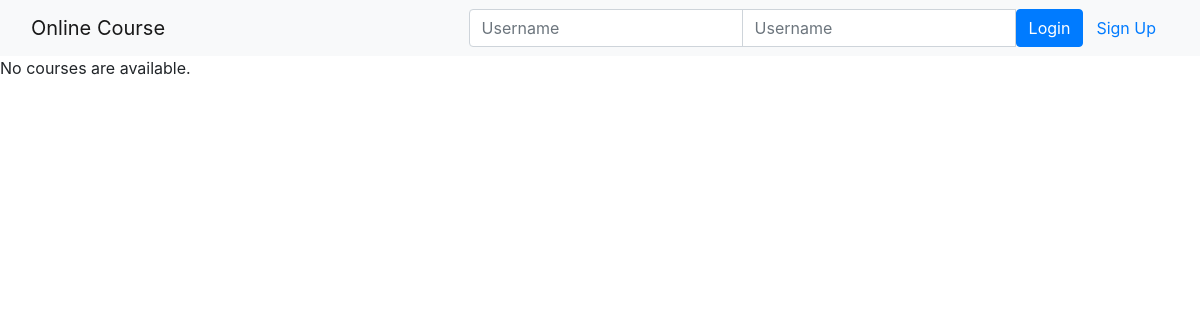
Page /onlinecourse/ on the earlier database version.
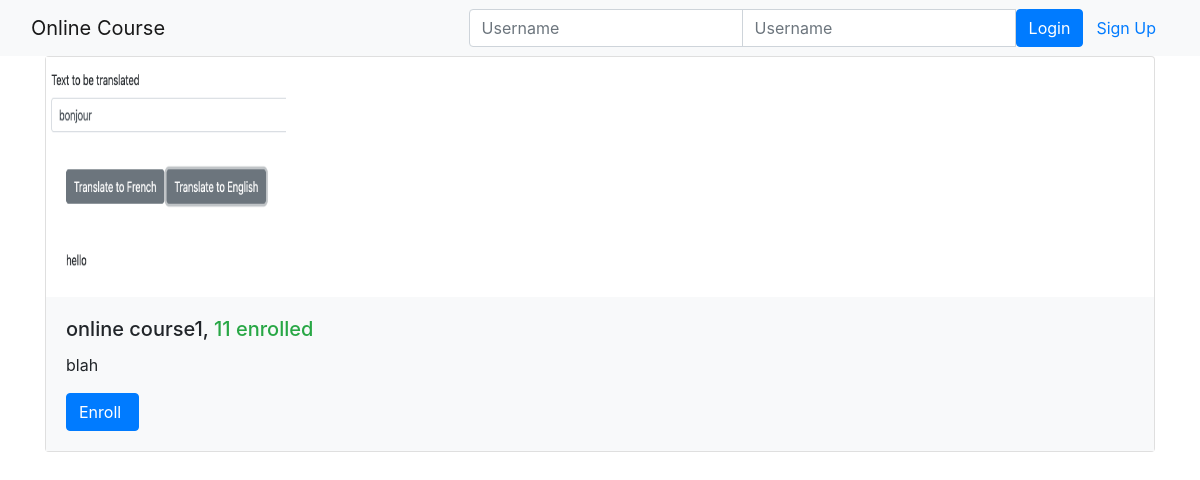
Same page on the later database version.
### onlinecourse/models.py (models this page shows, shortened)
class Course(models.Model):
    name = models.CharField(null=False, max_length=30, default='online course')
    image = models.ImageField(upload_to='course_images/')
    description = models.CharField(max_length=1000)
    pub_date = models.DateField(null=True)
    instructors = models.ManyToManyField(Instructor)
    users = models.ManyToManyField(settings.AUTH_USER_MODEL, through='Enrollment')
    total_enrollment = models.IntegerField(default=0)
    is_enrolled = False

### onlinecourse/views.py (the view)
class CourseListView(generic.ListView):
    template_name = 'onlinecourse/course_list_bootstrap.html'
    context_object_name = 'course_list'
    def get_queryset(self):
        user = self.request.user
        courses = Course.objects.order_by('-total_enrollment')[:10]
        for course in courses:
            if user.is_authenticated:
                course.is_enrolled = check_if_enrolled(user, course)
        return courses

### onlinecourse/templates/onlinecourse/course_list_bootstrap.html (shortened to what this page needs)
<!DOCTYPE html>
<html lang="en">
<head>
    {% load static %}
    <link rel="stylesheet" href="https://maxcdn.bootstrapcdn.com/bootstrap/4.5.2/css/bootstrap.min.css">
</head>
<body>
    <nav class="navbar navbar-light bg-light">
        <div class="container-fluid">
            <div class="navbar-header">
                  <a class="navbar-brand" href="#">Online Course</a>
            </div>
            <ul class="nav navbar-nav navbar-right">
                {% if user.is_authenticated %}
                <li>
                    <a class="btn btn-link" href="#">{{ user.first_name }}({{ user.username }})</a>
                    <a class="btn btn-link" href="{% url 'onlinecourse:logout' %}">Logout</a>
                </li>
                {% else %}
                <li>
                    <form class="form-inline" action="{% url 'onlinecourse:login' %}" method="post">
                        <div class="input-group">
                            <input type="text" class="form-control" placeholder="Username" name="username" >
                            <input type="password" class="form-control" placeholder="Username" name="psw" >
                            <button class="btn btn-primary" type="submit">Login</button>
                            <a class="btn btn-link" href="{% url 'onlinecourse:registration' %}">Sign Up</a>
                        </div>
                    </form>
                </li>
                {% endif %}
            </ul>
        </div>
    </nav>
    {% if course_list %}
        <div class="container">
            <div class="card-deck">
                {% for course in course_list %}
                         <div class="card" style="width: 36rem;">
                          <img class="card-img-left" src="{{MEDIA_URL}}/{{ course.image }}" width="240px" height="240px"
                               alt="Course image">
                          <div class="card-body bg-light">
                              <h5 class="card-title">{{ course.name }}, <span class="text-success">
                                  {{ course.total_enrollment}} enrolled</span></h5>
                            <p class="card-text">{{ course.description}}</p>
                            <form action="{% url 'onlinecourse:enroll' course.id %}" method="post">
                                  <input class="btn btn-primary"  type="submit"
                                         value="{% if course.is_enrolled %}Enter{% else %}Enroll{% endif %} ">
                            </form>
                          </div>
                        </div>
                {% endfor %}
            </div>
        </div>
    {% else %}
        <p>No courses are available.</p>
    {% endif %}
</body>
</html>

Differences in the rows shown:
added Course: image (picture), name "online course1", total_enrollment "11", description "blah", is_enrolled "Enroll"
Other differences:
text no longer shown: "No courses are available."
